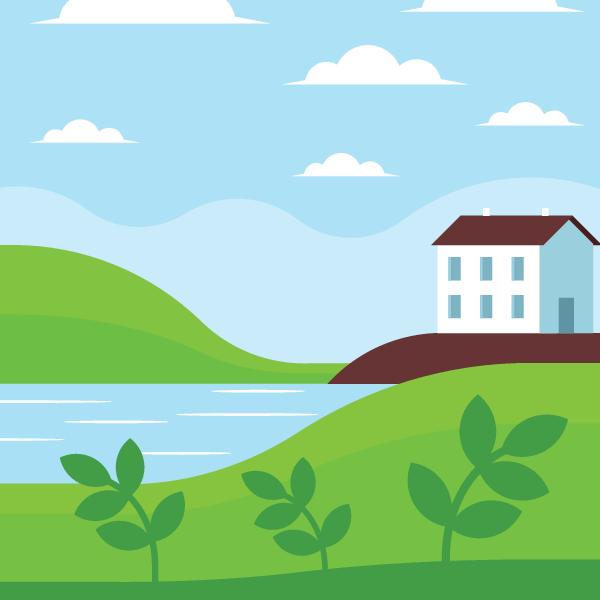
#> input picture assets/Background/bg3.png, 600 x 600 px; its folder holds 3 pictures in this run
$ python nft.py
#> lines starting #> are read from the running program, lines starting #| are printed output that depends on the picture; pictures that were not available may be replaced by others from this repository, and a replacement may not be noted
#!/usr/bin/env python
# coding: utf-8

# Import required libraries
from PIL import Image
import pandas as pd
import numpy as np
import time
import os
import random
from progressbar import progressbar

import warnings
warnings.simplefilter(action='ignore', category=FutureWarning)


# Import configuration file
from config import CONFIG


# Parse the configuration file and make sure it's valid
def parse_config():

    # Input traits must be placed in the assets folder. Change this value if you want to name it something else.
    assets_path = 'assets'

    # Loop through all layers defined in CONFIG
    for layer in CONFIG:

        # Go into assets/ to look for layer folders
        layer_path = os.path.join(assets_path, layer['directory'])

        # Get trait array in sorted order
        traits = sorted([trait for trait in os.listdir(layer_path) if trait[0] != '.'])

        # If layer is not required, add a None to the start of the traits array
        if not layer['required']:
            traits = [None] + traits

        # Generate final rarity weights
        if layer['rarity_weights'] is None:
            rarities = [1 for x in traits]
        elif layer['rarity_weights'] == 'random':
            rarities = [random.random() for x in traits]
        elif type(layer['rarity_weights'] == 'list'):
            assert len(traits) == len(layer['rarity_weights']), "Make sure you have the current number of rarity weights"
            rarities = layer['rarity_weights']
        else:
            raise ValueError("Rarity weights is invalid")

        rarities = get_weighted_rarities(rarities)

        # Re-assign final values to main CONFIG
        layer['rarity_weights'] = rarities
        layer['cum_rarity_weights'] = np.cumsum(rarities)
        layer['traits'] = traits
#> pass 2 of the loop in parse_config, `for layer in CONFIG:`:
#> the loop in main, `while True:` made 1 pass; the answer given on pass 1: 3
#> the answer given: assets/Background/bg1.png


# Weight rarities and return a numpy array that sums up to 1
def get_weighted_rarities(arr):
    return np.array(arr)/ sum(arr)

# Generate a single image given an array of filepaths representing layers
def generate_single_image(filepaths, output_filename=None):

    # Treat the first layer as the background
    bg = Image.open(os.path.join('assets', filepaths[0]))
#> bg is the input picture: PIL image 600x600 RGBA; mean R, G, B, A 153.9, 206, 173.3, 255


    # Loop through layers 1 to n and stack them on top of another
    for filepath in filepaths[1:]:
        if filepath.endswith('.png'):
            img = Image.open(os.path.join('assets', filepath))
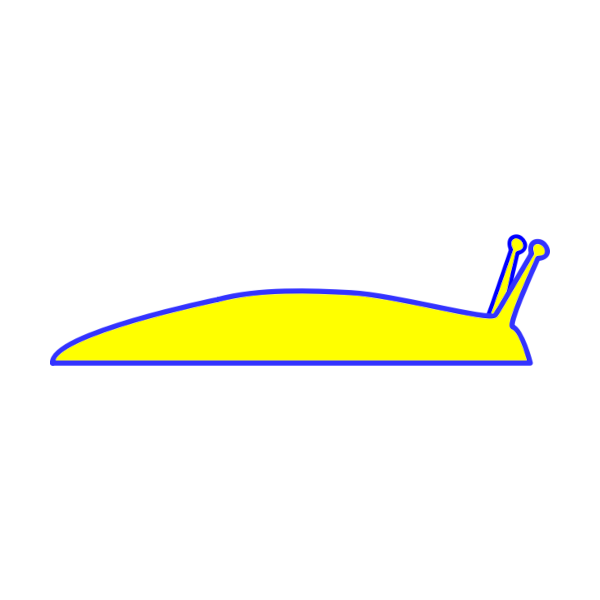
#> input picture assets/Body/defaultslug.png, 600 x 600 px
#> img is the input picture: PIL image 600x600 RGBA; mean R, G, B, A 18.2, 18.2, 5.5, 21.9
            bg.paste(img, (0,0), img)
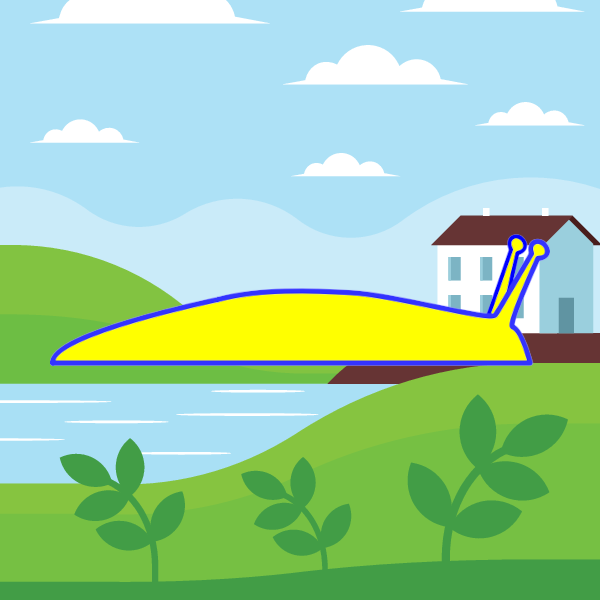
#> bg: PIL image 600x600 RGBA; mean R, G, B, A 157.6, 207.3, 163.7, 254.8; transparent parts drawn white

    # Save the final image into desired location
    if output_filename is not None:
        bg.save(output_filename)
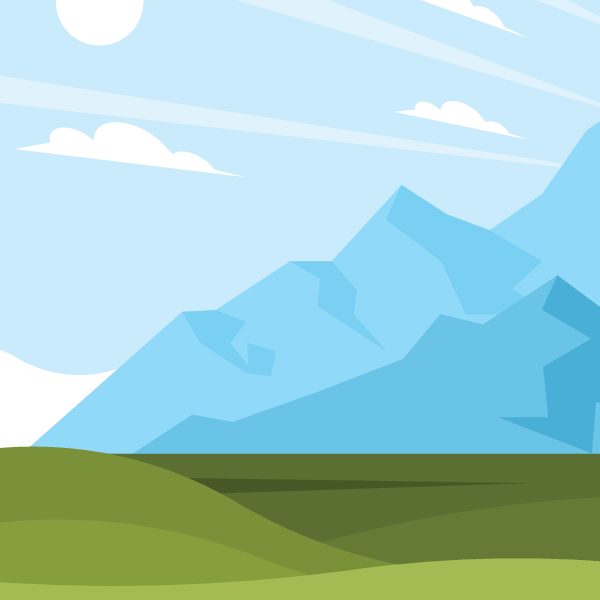
#> saved as 0.png: PIL image 600x600 RGBA; mean R, G, B, A 161.9, 204.8, 200.9, 255
    else:
        # If output filename is not specified, use timestamp to name the image and save it in output/single_images
        if not os.path.exists(os.path.join('output', 'single_images')):
            os.makedirs(os.path.join('output', 'single_images'))
        bg.save(os.path.join('output', 'single_images', str(int(time.time())) + '.png'))


# Generate a single image with all possible traits
# generate_single_image(['Background/green.png',
#                        'Body/brown.png',
#                        'Expressions/standard.png',
#                        'Head Gear/std_crown.png',
#                        'Shirt/blue_dot.png',
#                        'Misc/pokeball.png',
#                        'Hands/standard.png',
#                        'Wristband/yellow.png'])


# Get total number of distinct possible combinations
def get_total_combinations():

    total = 1
    for layer in CONFIG:
        total = total * len(layer['traits'])
    return total


# Select an index based on rarity weights
def select_index(cum_rarities, rand):

    cum_rarities = [0] + list(cum_rarities)
    for i in range(len(cum_rarities) - 1):
        if rand >= cum_rarities[i] and rand <= cum_rarities[i+1]:
            return i

    # Should not reach here if everything works okay
    return None


# Generate a set of traits given rarities
def generate_trait_set_from_config():

    trait_set = []
    trait_paths = []

    for layer in CONFIG:
        # Extract list of traits and cumulative rarity weights
        traits, cum_rarities = layer['traits'], layer['cum_rarity_weights']

        # Generate a random number
        rand_num = random.random()

        # Select an element index based on random number and cumulative rarity weights
        idx = select_index(cum_rarities, rand_num)

        # Add selected trait to trait set
        trait_set.append(traits[idx])

        # Add trait path to trait paths if the trait has been selected
        if traits[idx] is not None:
            trait_path = os.path.join(layer['directory'], traits[idx])
            trait_paths.append(trait_path)

    return trait_set, trait_paths


# Generate the image set. Don't change drop_dup
def generate_images(edition, count, drop_dup=True):

    # Initialize an empty rarity table
    rarity_table = {}
    for layer in CONFIG:
        rarity_table[layer['name']] = []

    # Define output path to output/edition {edition_num}
    op_path = os.path.join('output', 'edition ' + str(edition), 'images')

    # Will require this to name final images as 000, 001,...
    zfill_count = 0

    # Create output directory if it doesn't exist
    if not os.path.exists(op_path):
        os.makedirs(op_path)

    # Create the images
    for n in progressbar(range(count)):

        # Set image name
        image_name = str(n).zfill(zfill_count) + '.png'

        # Get a random set of valid traits based on rarity weights
        trait_sets, trait_paths = generate_trait_set_from_config()

        # Generate the actual image
        generate_single_image(trait_paths, os.path.join(op_path, image_name))

        # Populate the rarity table with metadata of newly created image
        for idx, trait in enumerate(trait_sets):
            if trait is not None:
                rarity_table[CONFIG[idx]['name']].append(trait[: -1 * len('.png')])
            else:
                rarity_table[CONFIG[idx]['name']].append('none')
#> pass 2 of the loop in generate_images, `for n in progressbar(range(count)):`:
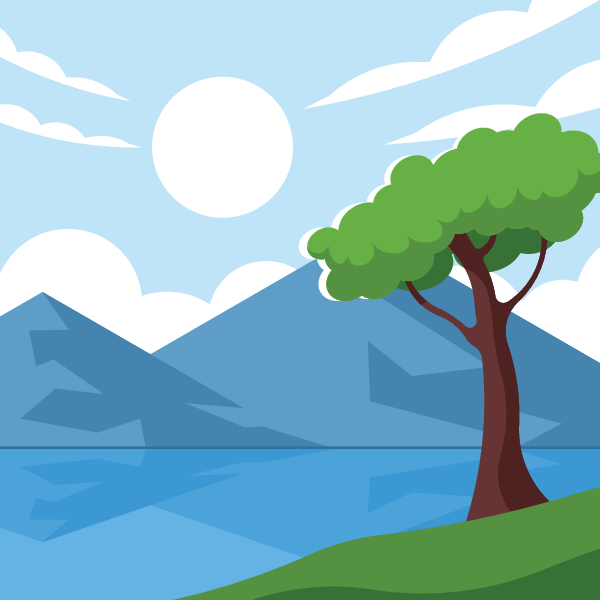
#> input picture assets/Background/bg2.png, 600 x 600 px
#> in generate_single_image, bg is the input picture: PIL image 600x600 RGBA; mean R, G, B, A 138, 185.3, 195.5, 255
#> in generate_single_image (call 2), `bg.paste(img, (0,0), img)`:
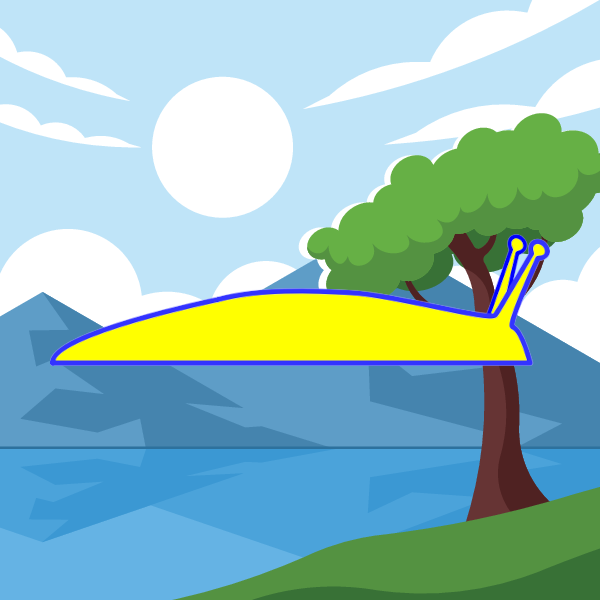
#> bg: PIL image 600x600 RGBA; mean R, G, B, A 146.5, 190, 184.6, 254.8; transparent parts drawn white

    # Create the final rarity table by removing duplicate creat
    rarity_table = pd.DataFrame(rarity_table).drop_duplicates()
    print("Generated %i images, %i are distinct" % (count, rarity_table.shape[0]))

    if drop_dup:
        # Get list of duplicate images
        img_tb_removed = sorted(list(set(range(count)) - set(rarity_table.index)))

        # Remove duplicate images
        print("Removing %i images..." % (len(img_tb_removed)))

        #op_path = os.path.join('output', 'edition ' + str(edition))
        for i in img_tb_removed:
            os.remove(os.path.join(op_path, str(i).zfill(zfill_count) + '.png'))

        # Rename images such that it is sequentialluy numbered
        for idx, img in enumerate(sorted(os.listdir(op_path))):
            os.rename(os.path.join(op_path, img), os.path.join(op_path, str(idx).zfill(zfill_count) + '.png'))


    # Modify rarity table to reflect removals
    rarity_table = rarity_table.reset_index()
    rarity_table = rarity_table.drop('index', axis=1)
    return rarity_table

# Main function. Point of entry
def main():

    print("Checking assets...")
    parse_config()
    print("Assets look great! We are good to go!")
    print()

    tot_comb = get_total_combinations()
    print("You can create a total of %i distinct avatars" % (tot_comb))
    print()

    print("How many avatars would you like to create? Enter a number greater than 0: ")
    while True:
        num_avatars = int(input())
        if num_avatars > 0:
            break

    print("What would you like to call this edition?: ")
    edition_name = input()

    print("Starting task...")
    rt = generate_images(edition_name, num_avatars)

    print("Saving metadata...")
    rt.to_csv(os.path.join('output', 'edition ' + str(edition_name), 'metadata.csv'))

    print("Task complete!")


# Run the main function
main()
